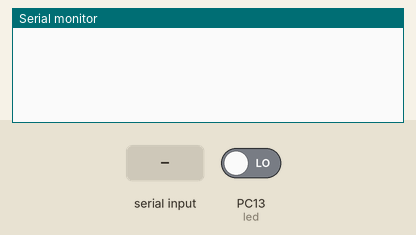
A sketch run on a simulated STM32 Blue Pill. Parts: the last lines printed to the serial monitor. The test bench sets the inputs (shaded band); at power-on: PC13 (led) LOW.

Above: at 1.2 s.
1.3 s: "unix,1\n" received over Serial
At 2.5 s:
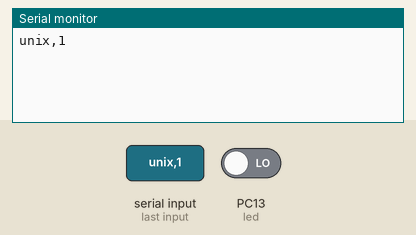
2.8 s: "txt,1\n" received over Serial
At 3.7 s:
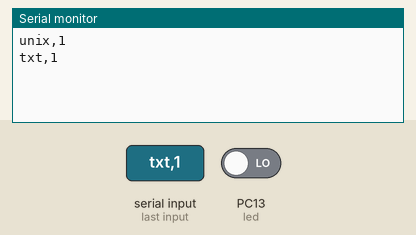
4.3 s: "date,1\n" received over Serial
At 4.8 s:
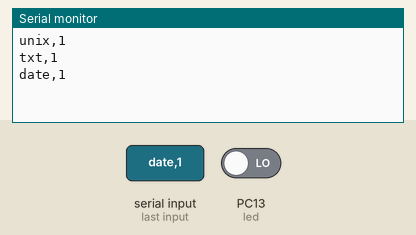
5.8 s: "unix\n" received over Serial
At 6.2 s:
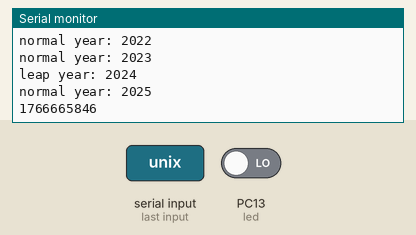
7.3 s: "txt\n" received over Serial
At 8.5 s:
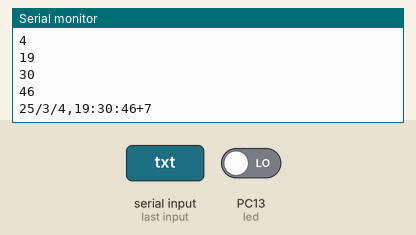
8.8 s: "date\n" received over Serial
At 9.5 s:
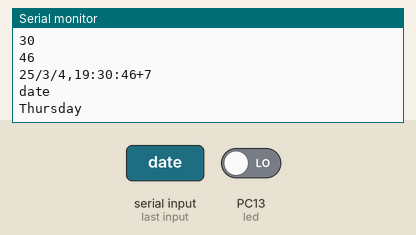
Timing chart, 0 to 11.3 s (numbered marks = the images above; inputs shaded):
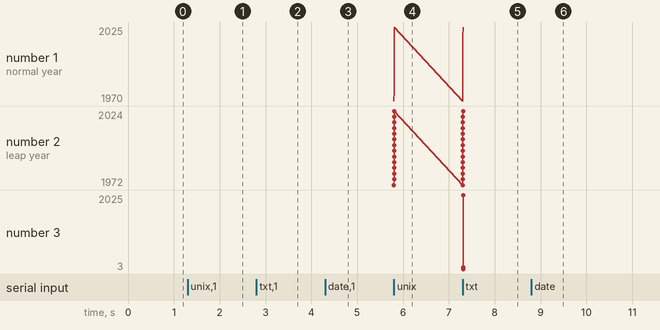

Measured:
- after the input at 1.3 s, the serial monitor: prints a new line at once (image 1)
- after the input at 2.8 s, the serial monitor: prints a new line at once (image 2)
- after the input at 4.3 s, the serial monitor: prints a new line at once (image 3)
- after the input at 5.8 s, the serial monitor: prints a new line at once (image 4)
- after the input at 7.3 s, the serial monitor: prints a new line at once (image 5)
- after the input at 8.8 s, the serial monitor: prints a new line at once (image 6)

The sketch:

test_unixtimestamp.ino
```cpp
//void setup() {
//  Serial.begin(9600);
//}
//bool isLeapYear(int year) {
//  if ((year % 4 == 0 && year % 100 != 0) || (year % 400 == 0)) {
//    return true;
//  }
//  return false;
//}
//
//void loop() {
//  delay(5000);
//  // Unix timestamp (example: current time)
//  unsigned long unixTime = 1723537863; // Example Unix timestamp
//
//  // Số giây tương ứng với múi giờ +7
//  unsigned long timezoneOffset = 7 * 3600; // 7 hours * 60 minutes * 60 seconds
//
//  // Chuyển đổi timestamp theo múi giờ +7
//  unixTime += timezoneOffset;
//
//  // Tính toán các thành phần ngày/tháng/năm/giờ
//  unsigned long secondsInDay = 86400; // 24 hours * 60 minutes * 60 seconds
//  unsigned long secondsInYear = 31536000; // 365 days * 24 hours * 60 minutes * 60 seconds
//
//  // Tính toán năm
//  unsigned long year = 1970 + (unixTime / secondsInYear);
//  Serial.println(year);
//  // Tính toán số giây còn lại sau khi loại bỏ các năm
//
//  unsigned long long secondsSinceEpoch = 0;
//  for (int i = 1970; i < year; i++) {
//    if (isLeapYear(i)) {
//      secondsSinceEpoch += 366 * 24 * 60 * 60; // Số giây trong năm nhuận
//    } else {
//      secondsSinceEpoch += 365 * 24 * 60 * 60; // Số giây trong năm không nhuận
//    }
//  }
//  unsigned long remainingSeconds = unixTime - secondsSinceEpoch;
//  // Calculate month
//  unsigned long month = 1;
//  unsigned long secondsInMonth = 0;
//  while (secondsInMonth < remainingSeconds) {
//    switch (month) {
//      case 1: case 3: case 5: case 7: case 8: case 10: case 12:
//        secondsInMonth = 31 * 24 * 60 * 60;
//        break;
//      case 4: case 6: case 9: case 11:
//        secondsInMonth = 30 * 24 * 60 * 60;
//        break;
//      case 2:
//        // Leap year check
//        if ((year % 4 == 0 && year % 100 != 0) || (year % 400 == 0)) {
//          secondsInMonth = 29 * 24 * 60 * 60;
//        } else {
//          secondsInMonth = 28 * 24 * 60 * 60;
//        }
//        break;
//    }
//    if (secondsInMonth < remainingSeconds) {
//      remainingSeconds -= secondsInMonth;
//      month++;
//    }
//  }
//  Serial.println(remainingSeconds);
//  // Calculate day
//  unsigned long day = 1 + (remainingSeconds / (24 * 60 * 60));
//
//  // Calculate hours, minutes, seconds
//  unsigned long hours = (remainingSeconds % (24 * 60 * 60)) / (60 * 60);
//  unsigned long minutes = (remainingSeconds % (60 * 60)) / 60;
//  unsigned long seconds = remainingSeconds % 60;
//
//  // Print date/time components
//  Serial.print("Ngày: ");
//  Serial.print(day);
//  Serial.print("/");
//  Serial.print(month);
//  Serial.print("/");
//  Serial.print(year);
//  Serial.print("  Giờ: ");
//  Serial.print(hours);
//  Serial.print(":");
//  Serial.print(minutes);
//  Serial.print(":");
//  Serial.println(seconds);
//  unsigned long q = day;
//  unsigned long m = month;
//  unsigned long y = (m < 3) ? year - 1 : year;
//  m = (m < 3) ? m + 12 : m;
//  unsigned long K = y % 100;
//  unsigned long J = y / 100;
//  unsigned long h = (q + 13 * (m + 1) / 5 + K + K / 4 + J / 4 + 5 * J) % 7;
//
//  // Mã hóa thứ
//  const char* days[] = {"Saturday", "Sunday", "Monday", "Tuesday", "Wednesday", "Thursday", "Friday"};
//  const char* dayOfWeek = days[h];
//
//  // In ra thứ
//  Serial.print("Thứ: ");
//  Serial.println(dayOfWeek);
//}
#include "TIME_UNIX.h"
#define led PC13
CLASS_TIME_UNIXSTAMP unixTime;
String inputString = "";
uint32_t timeLed = millis();
void setup() {
  Serial.begin(9600);
}


void loop() {
  uint32_t tim =  1741091446;
  char* txt = "25/12/25,19:30:46+07";
  if (inputString == "unix") {
    Serial.println(unixTime.convertToUnix(txt));
    inputString = "";
  }
  else if (inputString == "txt") {
    char* txtt = unixTime.convertToDay(tim);
    Serial.println(txtt);
    delete[] txtt;
    inputString = "";
  }
  else if (inputString == "date") {
    Serial.println(unixTime.convertToDate(txt));
    inputString = "";
  }
  blinkLed();
}
void serialEvent() {
  inputString = "";
  while (Serial.available()) {
    char inChar = (char)Serial.read();
    if (inChar != '\n' && inChar != ' ' && inChar != '\r') {
      inputString += inChar;
    }
  }
  Serial.println(inputString);
}
void blinkLed() {
  uint8_t en = digitalRead(led);
  if (millis() - timeLed > 200) {
    // IWatchdog.reload();
    digitalWrite(led, !en);
    timeLed = millis();
  }
}
//7:20:38.603 -> +CCLK: "70/01/01,00:05:23+00"
//17:20:38.603 ->
//17:20:38.603 -> OK
//17:21:09.517 -> AT+CCLK="14/01/01,02:14:36+08"
//17:21:09.843 -> OK
//17:21:12.712 -> AT+CCLK?
//17:21:12.712 -> +CCLK: "14/01/01,02:14:39+08"
//17:21:09.517 -> AT+CCLK="14/01/01,02:14:36+08"
//17:21:09.843 -> OK
//17:21:12.712 -> AT+CCLK?
//17:21:12.712 -> +CCLK: "14/01/01,02:14:39+08"
```

TIME_UNIX.cpp
```cpp
#include "TIME_UNIX.h"
bool CLASS_TIME_UNIXSTAMP::isLeapYear(uint16_t year) {
  if ((year % 4 == 0 && year % 100 != 0 ) || (year  % 400 == 0)) {
    Serial.println("leap year: " + String(year));
    return true;
  }
  else {
    Serial.println("normal year: " + String(year));
    return false;
  }
}
uint32_t CLASS_TIME_UNIXSTAMP::secondsFromEpoch(uint16_t current_year) {
  uint32_t seconds = 0;
  for (uint16_t i = year_epoch ; i < current_year ; i++) {
    if (isLeapYear(i))
      seconds += (leap_year * hour * minute * second);
    else
      seconds += (normal_year * hour * minute * second);
  }
  //Serial.println(seconds);
  return seconds;
}
uint32_t CLASS_TIME_UNIXSTAMP::secondFromFirstYear(uint8_t month, uint16_t current_year) {
  uint32_t second_from_first_year = 0;
  switch (month) {
    case 1: case 3: case 5: case 7: case 8: case 10: case 12:
      second_from_first_year = 31 * second * minute * hour;
      break;
    case 4: case 6: case 9: case 11:
      second_from_first_year = 30 * second * minute * hour;
      break;
    case 2:
      if (isLeapYear(current_year))
        second_from_first_year = 29 * second * minute * hour;
      else
        second_from_first_year = 28 * second * minute * hour;
      break;
  }
  return second_from_first_year;
}
uint8_t CLASS_TIME_UNIXSTAMP::currentMonth(uint32_t &second_sub_epoch, uint16_t current_year) {
  uint8_t month = 1;
  uint32_t second_from_first_year = 0;
  while (second_from_first_year < second_sub_epoch) {
    second_from_first_year = secondFromFirstYear(month, current_year);
    if (second_from_first_year < second_sub_epoch) {
      second_sub_epoch -= second_from_first_year;
      month++;
    }
  }
  //Serial.println(second_from_first_year);
  return month;
}
void CLASS_TIME_UNIXSTAMP::getUnixTime(uint32_t epoch, uint8_t &sec, uint8_t &mins, uint8_t &hrs, uint8_t &day, uint8_t &month, uint16_t &year) {
  uint16_t time_zone = gmt * minute * second;
  uint32_t second_day = hour * minute * second;
  uint32_t second_year = leap_year * second_day;
  epoch += time_zone;
  uint16_t current_year = year_epoch + (epoch / second_year);
  uint32_t second_sub_epoch = epoch - secondsFromEpoch(current_year);
  year = current_year;
  month = currentMonth(second_sub_epoch, current_year);
  day = 1 + (second_sub_epoch / second_day);
  hrs = (second_sub_epoch % second_day) / (minute * second);
  mins = (second_sub_epoch % (minute * second)) / second;
  sec = (second_sub_epoch % second);
  //  Serial.println(year);
  //  Serial.println(month);
  //  Serial.println(day);
  //  Serial.println(hrs);
  //  Serial.println(mins);
  //  Serial.println(sec);
  return;
}
uint32_t CLASS_TIME_UNIXSTAMP::epoch(uint8_t sec, uint8_t mins, uint8_t hrs, uint8_t day, uint8_t month, uint16_t year) {
  //  Serial.println(year);
  //  Serial.println(month);
  //  Serial.println(day);
  //  Serial.println(hrs);
  //  Serial.println(mins);
  //  Serial.println(sec);
  uint32_t second_from_epoch = secondsFromEpoch(year);
  uint32_t second_from_first_year =  0;
  uint8_t m = 1;
  while (m < month) {
    second_from_first_year += secondFromFirstYear(m, year);
    m++;
  }
  //Serial.println(second_from_first_year);
  second_from_epoch += second_from_first_year;
  second_from_epoch += (day - 1) * hour * minute * second;
  second_from_epoch += hrs * minute * second;
  second_from_epoch += mins * second;
  second_from_epoch += sec;
  // Serial.println(second_from_epoch);
  return second_from_epoch;
}
char* CLASS_TIME_UNIXSTAMP::date(uint8_t day, uint8_t month, uint16_t year) {
  uint8_t m = month;
  uint16_t y = (m < 3) ? year - 1 : year;
  m = (m < 3) ? m + 12 : m;
  uint8_t first_year = y % 100;
  uint8_t second_year = y / 100;
  uint8_t order = (day + 13 * (m + 1) / 5 + first_year + first_year / 4 + second_year / 4 + 5 * second_year) % 7;
  char* days[] = {"Saturday", "Sunday", "Monday", "Tuesday", "Wednesday", "Thursday", "Friday"};
  char* dayOfWeek = days[order];
  return dayOfWeek;
}
void CLASS_TIME_UNIXSTAMP::handleTxtDate(char* txt, uint8_t &sec, uint8_t &mins, uint8_t &hrs, uint8_t &day, uint8_t &month, uint16_t &year) {
  //Serial.println(txt);
  uint8_t len = strlen(txt);
  char txt_temp[len] ;
  strcpy(txt_temp, txt);
  char* token = strtok(txt_temp, "/,:+");
  int count = 0;
  while (token != NULL) {
    switch (count) {
      case 0:
        year = static_cast<uint16_t>(atoi(token));
        break;
      case 1:
        month = static_cast<uint8_t>(atoi(token));
        break;
      case 2:
        day = static_cast<uint8_t>(atoi(token));
        break;
      case 3:
        hrs = static_cast<uint8_t>(atoi(token));
        break;
      case 4:
        mins = static_cast<uint8_t>(atoi(token));
        break;
      case 5:
        sec = static_cast<uint8_t>(atoi(token));
        break;
    }
    token = strtok(NULL, "/,:+");
    count++;
  }
  year = year + 2000;
  return;
}
uint32_t CLASS_TIME_UNIXSTAMP::convertToUnix(char* txt) {
  uint8_t sec = 0;
  uint8_t mins = 0;
  uint8_t hrs = 0;
  uint8_t day = 0;
  uint8_t month = 0;
  uint16_t year = 0;
  //Serial.println(txt);
  handleTxtDate(txt, sec, mins, hrs, day, month, year);
  uint32_t unix = epoch(sec, mins, hrs, day, month, year) - (gmt * minute * second);
  return unix;
}
char* CLASS_TIME_UNIXSTAMP::convertToDate(char* txt) {
  uint8_t sec = 0;
  uint8_t mins = 0;
  uint8_t hrs = 0;
  uint8_t day = 0;
  uint8_t month = 0;
  uint16_t year = 0;
  handleTxtDate(txt, sec, mins, hrs, day, month, year);
  //  Serial.println(year);
  //  Serial.println(month);
  //  Serial.println(day);
  //  Serial.println(hrs);
  //  Serial.println(mins);
  //  Serial.println(sec);
  return date(day, month, year);
}
char* CLASS_TIME_UNIXSTAMP::convertToDay(uint32_t epoch) {
  Serial.println(epoch);
  uint8_t sec = 0;
  uint8_t mins = 0;
  uint8_t hrs = 0;
  uint8_t day = 0;
  uint8_t month = 0;
  uint16_t year = 0;
  getUnixTime(epoch, sec, mins, hrs, day, month, year);
  Serial.println(year);
  Serial.println(month);
  Serial.println(day);
  Serial.println(hrs);
  Serial.println(mins);
  Serial.println(sec);
  year = year % 100;
  char txtDate[21];
  sprintf(txtDate, "%d/%d/%d,%d:%d:%d+%d", year, month, day, hrs, mins, sec, gmt);
  //Serial.println(txtDate);
  char* txt = new char[strlen(txtDate)];
  strcpy(txt, txtDate);
  return txt;
}
```

TIME_UNIX.h
```cpp
#ifndef TIME_UNIX_h
#define TIME_UNIX_h
#include <Arduino.h>
class CLASS_TIME_UNIXSTAMP {
  private:
    uint8_t second = 60;
    uint8_t minute = 60;
    uint8_t hour = 24;
    uint16_t normal_year = 365;
    uint16_t leap_year = 366;
    uint8_t gmt = 7;
    const uint16_t year_epoch = 1970;
    bool isLeapYear(uint16_t year) ;
    char* date(uint8_t day, uint8_t month, uint16_t year) ;
    uint8_t currentMonth(uint32_t &second_sub_epoch, uint16_t current_year);
    uint32_t secondsFromEpoch(uint16_t current_year) ;
    uint32_t secondFromFirstYear(uint8_t month, uint16_t current_year) ;
    uint32_t epoch(uint8_t sec, uint8_t mins, uint8_t hrs, uint8_t day, uint8_t month, uint16_t year) ;
    void getUnixTime(uint32_t epoch, uint8_t &sec, uint8_t &mins, uint8_t &hrs, uint8_t &day, uint8_t &month, uint16_t &year);
    void handleTxtDate(char* date, uint8_t &sec, uint8_t &mins, uint8_t &hrs, uint8_t &day, uint8_t &month, uint16_t &year);
  public:
    char* convertToDate(char* txt) ;
    char* convertToDay(uint32_t epoch) ;
    uint32_t convertToUnix(char* txt);
};
#endif
```
